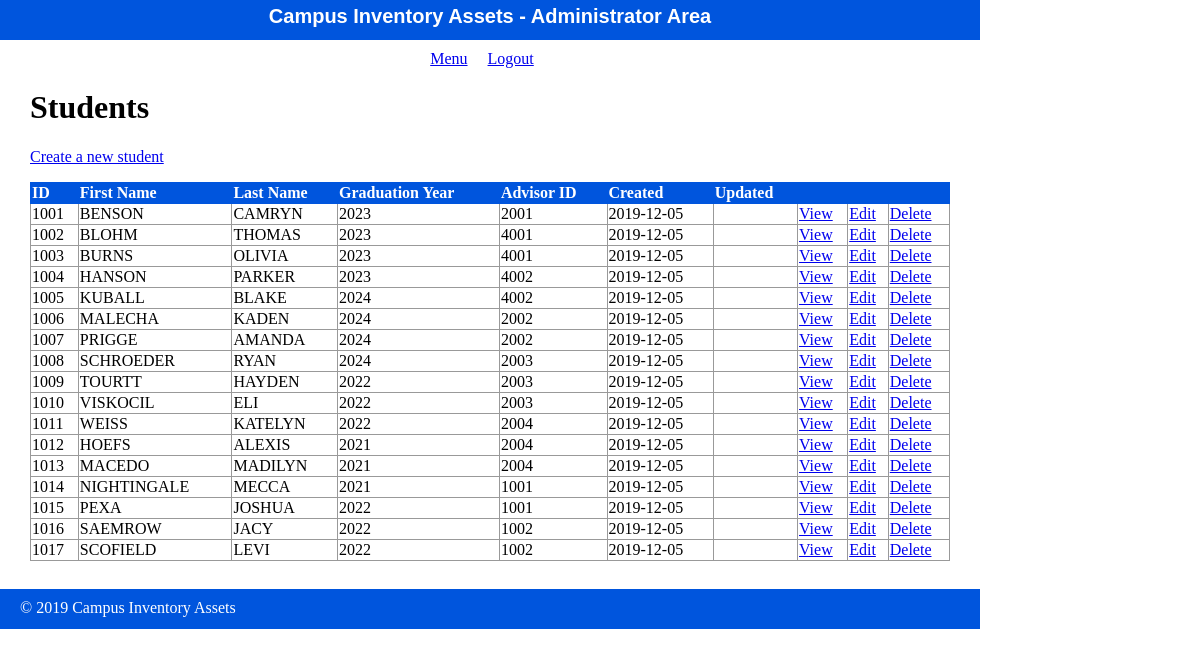
/admin/student/index.php, run on the app's committed database.
### tables this page shows
create table student(
    student_id int(6) Primary Key,
    student_fname varchar(25),
    student_lname varchar(25),
    grad_year int(4),
    advisor_id int(4),
    stu_date_created date,
    stu_date_updated date);

### private/functions.php (called while the page is built, shortened)
<?php
$db = db_connect();
function url_for($script_path) {
  return WWW_ROOT . $script_path;
}
function u($string="") {
  return urlencode($string);
}
function h($string="") {
  return htmlspecialchars($string);
}
function query($sql){
  global $db;
  $result = mysqli_query($db, $sql);
  return $result;
}
?>

### public/admin/student/index.php (the view, shortened to what this page needs)
<?php
include(SHARED_PATH . '/admin_header.php');
$sql = "select * from student";
$student_set = query($sql);
?>
<div id="content">
  <div class="pages listing">
    <h1>Students</h1>
    <div class="actions">
      <a class="action" href="<?php echo url_for('/admin/student/new.php'); ?>">Create a new student</a>
    </div>
  	<table class="list">
  	  <tr>
        <th>ID</th>
        <th>First Name</th>
        <th>Last Name</th>
        <th>Graduation Year</th>
        <th>Advisor ID</th>
  	    <th>Created</th>
        <th>Updated</th>
  	    <th>&nbsp;</th>
  	    <th>&nbsp;</th>
        <th>&nbsp;</th>
  	  </tr>
      <?php while($index = mysqli_fetch_assoc($student_set)) { ?>
        <tr>
          <td><?php echo h($index['student_id']); ?></td>
          <td><?php echo h($index['student_fname']); ?></td>
    	    <td><?php echo h($index['student_lname']); ?></td>
          <td><?php echo h($index['grad_year']); ?></td>
          <td><?php echo h($index['advisor_id']); ?></td>
          <td><?php echo h($index['stu_date_created']); ?></td>
          <td><?php echo h($index['stu_date_updated']); ?></td>
          <td><a class="action" href="<?php echo url_for('/admin/adivsor/show.php?id=' . h(u($index['advisor_id']))); ?>">View</a></td>
          <td><a class="action" href="<?php echo url_for('/admin/adivsor/edit.php?id=' . h(u($index['advisor_id']))); ?>">Edit</a></td>
          <td><a class="action" href="<?php echo url_for('/admin/adivsor/delete.php?id=' . h(u($index['advisor_id']))); ?>">Delete</a></td>
    	  </tr>
      <?php } ?>
  	</table>
  </div>
</div>
<?php include(SHARED_PATH . '/admin_footer.php'); ?>

### public/stylesheets/staff.css (style rules this page uses)
html { height: 100%; width: 100%; }
body { height: 980px; width: 100%; margin: 0; padding: 0; }
#content { width: 920px; min-height: 500px; padding: 0 30px; }
.actions { margin-bottom: 1em; }
table { border-collapse: collapse; vertical-align: top; }
table.list { width: 100%; }
table.list tr td { border: 1px solid #999999; }
table.list tr th { border: 1px solid #0055DD; background: #0055DD; color: white; text-align: left; }

### data on the page
student: student_id "1001", student_fname "BENSON", student_lname "CAMRYN", grad_year "2023", advisor "2001", stu_date_created "2019-12-05"
student: student_id "1002", student_fname "BLOHM", student_lname "THOMAS", grad_year "2023", advisor "4001", stu_date_created "2019-12-05"
student: student_id "1003", student_fname "BURNS", student_lname "OLIVIA", grad_year "2023", advisor "4001", stu_date_created "2019-12-05"
student: student_id "1004", student_fname "HANSON", student_lname "PARKER", grad_year "2023", advisor "4002", stu_date_created "2019-12-05"
student: student_id "1005", student_fname "KUBALL", student_lname "BLAKE", grad_year "2024", advisor "4002", stu_date_created "2019-12-05"
student: student_id "1006", student_fname "MALECHA", student_lname "KADEN", grad_year "2024", advisor "2002", stu_date_created "2019-12-05"
student: student_id "1007", student_fname "PRIGGE", student_lname "AMANDA", grad_year "2024", advisor "2002", stu_date_created "2019-12-05"
student: student_id "1008", student_fname "SCHROEDER", student_lname "RYAN", grad_year "2024", advisor "2003", stu_date_created "2019-12-05"
student: student_id "1009", student_fname "TOURTT", student_lname "HAYDEN", grad_year "2022", advisor "2003", stu_date_created "2019-12-05"
student: student_id "1010", student_fname "VISKOCIL", student_lname "ELI", grad_year "2022", advisor "2003", stu_date_created "2019-12-05"
student: student_id "1011", student_fname "WEISS", student_lname "KATELYN", grad_year "2022", advisor "2004", stu_date_created "2019-12-05"
student: student_id "1012", student_fname "HOEFS", student_lname "ALEXIS", grad_year "2021", advisor "2004", stu_date_created "2019-12-05"
student: student_id "1013", student_fname "MACEDO", student_lname "MADILYN", grad_year "2021", advisor "2004", stu_date_created "2019-12-05"
student: student_id "1014", student_fname "NIGHTINGALE", student_lname "MECCA", grad_year "2021", advisor "1001", stu_date_created "2019-12-05"
student: student_id "1015", student_fname "PEXA", student_lname "JOSHUA", grad_year "2022", advisor "1001", stu_date_created "2019-12-05"
student: student_id "1016", student_fname "SAEMROW", student_lname "JACY", grad_year "2022", advisor "1002", stu_date_created "2019-12-05"
student: student_id "1017", student_fname "SCOFIELD", student_lname "LEVI", grad_year "2022", advisor "1002", stu_date_created "2019-12-05"
